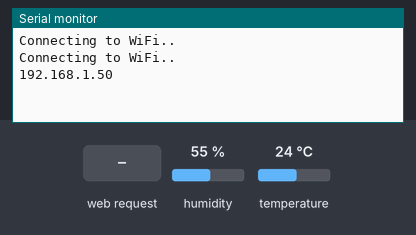
A sketch run on a simulated ESP8266 (NodeMCU). Parts: the last lines printed to the serial monitor. The inputs (shaded band) are chosen by the test bench; at power-on: humidity 55 %, temperature 24 °C. WiFi joins after 1.5 s; servers stay silent unless stated; storage starts empty.

Above: at 3.2 s.
3.3 s: HTTP request GET /temperature received
At 3.6 s:
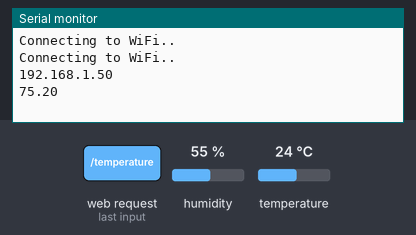
4.8 s: HTTP request GET /humidity received
At 6.0 s:
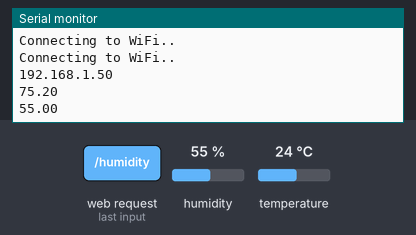

Measured:
- after the input at 3.3 s, the serial monitor: prints a new line at once (image 1)
- after the input at 4.8 s, the serial monitor: prints a new line at once (image 2)

The sketch:

ESP_Web_Server.ino
```cpp
// (licence header left out)
// Import required libraries
#ifdef ESP32
  #include <WiFi.h>
  #include <ESPAsyncWebServer.h>
  #include <SPIFFS.h>
#else
  #include <Arduino.h>
  #include <ESP8266WiFi.h>
  #include <Hash.h>
  #include <ESPAsyncTCP.h>
  #include <ESPAsyncWebServer.h>
  #include <FS.h>
#endif
#include <Wire.h>
#include <Adafruit_Sensor.h>
#include <Adafruit_BME280.h>

/*#include <SPI.h>
#define BME_SCK 18
#define BME_MISO 19
#define BME_MOSI 23
#define BME_CS 5*/

Adafruit_BME280 bme; // I2C
//Adafruit_BME280 bme(BME_CS); // hardware SPI
//Adafruit_BME280 bme(BME_CS, BME_MOSI, BME_MISO, BME_SCK); // software SPI

// Replace with your network credentials
const char* ssid = "ssid";
const char* password = "password";

// Create AsyncWebServer object on port 80
AsyncWebServer server(80);

String readBME280Temperature() {
  // Read temperature as Celsius (the default)
  float t = bme.readTemperature();
  // Convert temperature to Fahrenheit
  t = 1.8 * t + 32;
  if (isnan(t)) {
    Serial.println("Failed to read from BME280 sensor!");
    return "";
  }
  else {
    Serial.println(t);
    return String(t);
  }
}

String readBME280Humidity() {
  float h = bme.readHumidity();
  if (isnan(h)) {
    Serial.println("Failed to read from BME280 sensor!");
    return "";
  }
  else {
    Serial.println(h);
    return String(h);
  }
}

String readBME280Pressure() {
  float p = bme.readPressure() / 100.0F;
  if (isnan(p)) {
    Serial.println("Failed to read from BME280 sensor!");
    return "";
  }
  else {
    Serial.println(p);
    return String(p);
  }
}

void setup(){
  // Serial port for debugging purposes
  Serial.begin(115200);

  bool status;
  // default settings
  // (you can also pass in a Wire library object like &Wire2)
  status = bme.begin(0x76);
  if (!status) {
    Serial.println("Could not find a valid BME280 sensor, check wiring!");
    while (1);
  }

  // Initialize SPIFFS
  if(!SPIFFS.begin()){
    Serial.println("An Error has occurred while mounting SPIFFS");
    return;
  }

  // Connect to Wi-Fi
  WiFi.begin(ssid, password);
  while (WiFi.status() != WL_CONNECTED) {
    delay(1000);
    Serial.println("Connecting to WiFi..");
  }

  // Print ESP32 Local IP Address
  Serial.println(WiFi.localIP());

  // Route for root / web page
  server.on("/", HTTP_GET, [](AsyncWebServerRequest *request){
    request->send(SPIFFS, "/index.html");
  });
  server.on("/temperature", HTTP_GET, [](AsyncWebServerRequest *request){
    request->send_P(200, "text/plain", readBME280Temperature().c_str());
  });
  server.on("/humidity", HTTP_GET, [](AsyncWebServerRequest *request){
    request->send_P(200, "text/plain", readBME280Humidity().c_str());
  });
  server.on("/pressure", HTTP_GET, [](AsyncWebServerRequest *request){
    request->send_P(200, "text/plain", readBME280Pressure().c_str());
  });

  // Start server
  server.begin();
}

void loop(){

}
```
